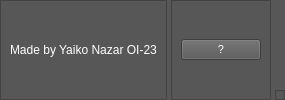
       <widget class="QFrame" name="footer_frame">
        <property name="styleSheet">
         <string notr="true">background-color: rgb(87, 87, 87);</string>
        </property>
        <property name="frameShape">
         <enum>QFrame::NoFrame</enum>
        </property>
        <property name="frameShadow">
         <enum>QFrame::Raised</enum>
        </property>
        <layout class="QHBoxLayout" name="horizontalLayout_4">
         <property name="spacing">
          <number>4</number>
         </property>
         <property name="leftMargin">
          <number>0</number>
         </property>
         <property name="topMargin">
          <number>0</number>
         </property>
         <property name="rightMargin">
          <number>0</number>
         </property>
         <property name="bottomMargin">
          <number>0</number>
         </property>
         <item>
          <widget class="QFrame" name="footer_left_frame">
           <property name="frameShape">
            <enum>QFrame::StyledPanel</enum>
           </property>
           <property name="frameShadow">
            <enum>QFrame::Raised</enum>
           </property>
           <layout class="QHBoxLayout" name="horizontalLayout_8">
            <item alignment="Qt::AlignLeft">
             <widget class="QLabel" name="made_by_label">
              <property name="font">
               <font>
                <weight>50</weight>
                <bold>false</bold>
               </font>
              </property>
              <property name="styleSheet">
               <string notr="true">color: rgb(255, 255, 255);</string>
              </property>
              <property name="text">
               <string>Made by Yaiko Nazar OI-23</string>
              </property>
             </widget>
            </item>
           </layout>
          </widget>
         </item>
         <item>
          <widget class="QFrame" name="footer_right_frame">
           <property name="frameShape">
            <enum>QFrame::StyledPanel</enum>
           </property>
           <property name="frameShadow">
            <enum>QFrame::Raised</enum>
           </property>
           <layout class="QHBoxLayout" name="horizontalLayout_9">
            <item alignment="Qt::AlignRight">
             <widget class="QPushButton" name="question_button">
              <property name="font">
               <font>
                <pointsize>8</pointsize>
               </font>
              </property>
              <property name="styleSheet">
               <string notr="true">color: rgb(255, 255, 255);</string>
              </property>
              <property name="text">
               <string>?</string>
              </property>
             </widget>
            </item>
           </layout>
          </widget>
         </item>
         <item alignment="Qt::AlignBottom">
          <widget class="QFrame" name="size_grip">
           <property name="minimumSize">
            <size>
             <width>10</width>
             <height>10</height>
            </size>
           </property>
           <property name="maximumSize">
            <size>
             <width>10</width>
             <height>10</height>
            </size>
           </property>
           <property name="frameShape">
            <enum>QFrame::StyledPanel</enum>
           </property>
           <property name="frameShadow">
            <enum>QFrame::Raised</enum>
           </property>
          </widget>
         </item>
        </layout>
       </widget>
